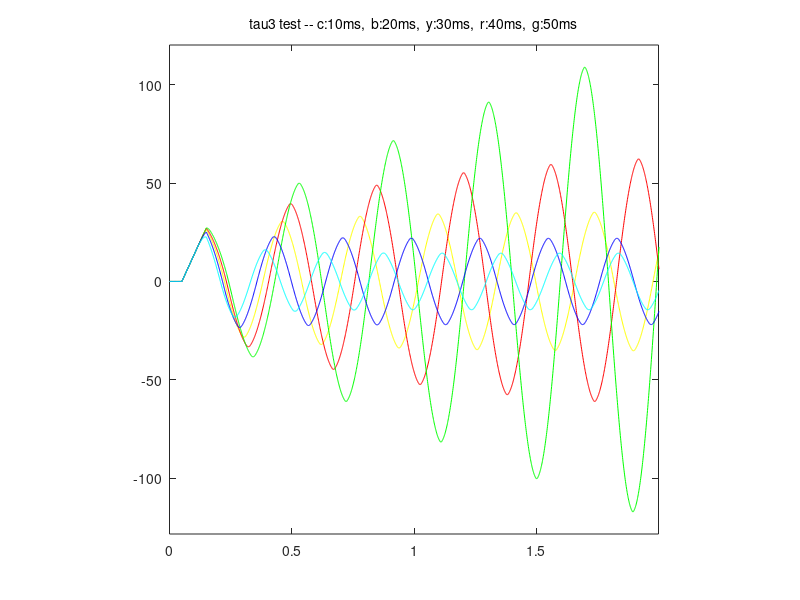

The MATLAB script that drew this image:
function fig = robtest_tau3()% This is the machine-generated representation of a Handle Graphics object% and its children.  Note that handle values may change when these objects% are re-created. This may cause problems with any callbacks written to% depend on the value of the handle at the time the object was saved.%% To reopen this object, just type the name of the M-file at the MATLAB% prompt. The M-file and its associated MAT-file must be on your path.load robtest_tau3h0 = figure('Position',[411 445 560 330], ...	'Tag','hotWind', ...	'UserData',[73.001220703125 72.001220703125 71.001220703125 70.001220703125 68.001220703125]);h1 = axes('Parent',h0, ...	'Box','on', ...	'CameraUpVector',[0 1 0], ...	'ColorOrder',mat0, ...	'NextPlot','add', ...	'Position',[0.13 0.11 0.7749999999999999 0.8149999999999999], ...	'UserData',mat1, ...	'XLim',[0 1.999], ...	'XLimMode','manual', ...	'YLim',mat2, ...	'YLimMode','manual');h2 = line('Parent',h1, ...	'Color',[1 1 0], ...	'Tag','68.001220703125', ...	'XData',mat3, ...	'YData',mat4);h2 = line('Parent',h1, ...	'Color',[1 0 0], ...	'Tag','70.001220703125', ...	'XData',mat5, ...	'YData',mat6);h2 = line('Parent',h1, ...	'Color',[0 1 0], ...	'Tag','71.001220703125', ...	'XData',mat7, ...	'YData',mat8);h2 = line('Parent',h1, ...	'Color',[0 0 1], ...	'Tag','72.001220703125', ...	'XData',mat9, ...	'YData',mat10);h2 = line('Parent',h1, ...	'Color',[0 1 1], ...	'Tag','73.001220703125', ...	'XData',mat11, ...	'YData',mat12);h2 = text('Parent',h1, ...	'HandleVisibility','off', ...	'HorizontalAlignment','center', ...	'Position',[0.9971916859122401 -144.1471129932056 17.32050807568877], ...	'UserData',0.001, ...	'VerticalAlignment','cap');set(get(h2,'Parent'),'XLabel',h2);h2 = text('Parent',h1, ...	'HandleVisibility','off', ...	'HorizontalAlignment','center', ...	'Position',[-0.1338822170900695 -5.019965741592017 17.32050807568877], ...	'Rotation',90, ...	'VerticalAlignment','baseline');set(get(h2,'Parent'),'YLabel',h2);h2 = text('Parent',h1, ...	'HandleVisibility','off', ...	'HorizontalAlignment','right', ...	'Position',[-0.3370138568129333 141.5272960301077 17.32050807568877], ...	'Visible','off');set(get(h2,'Parent'),'ZLabel',h2);h2 = text('Parent',h1, ...	'HandleVisibility','off', ...	'HorizontalAlignment','center', ...	'Position',mat13, ...	'String','tau3 test -- c:10ms,  b:20ms,  y:30ms,  r:40ms,  g:50ms', ...	'VerticalAlignment','bottom');set(get(h2,'Parent'),'Title',h2);if nargout > 0, fig = h0; end